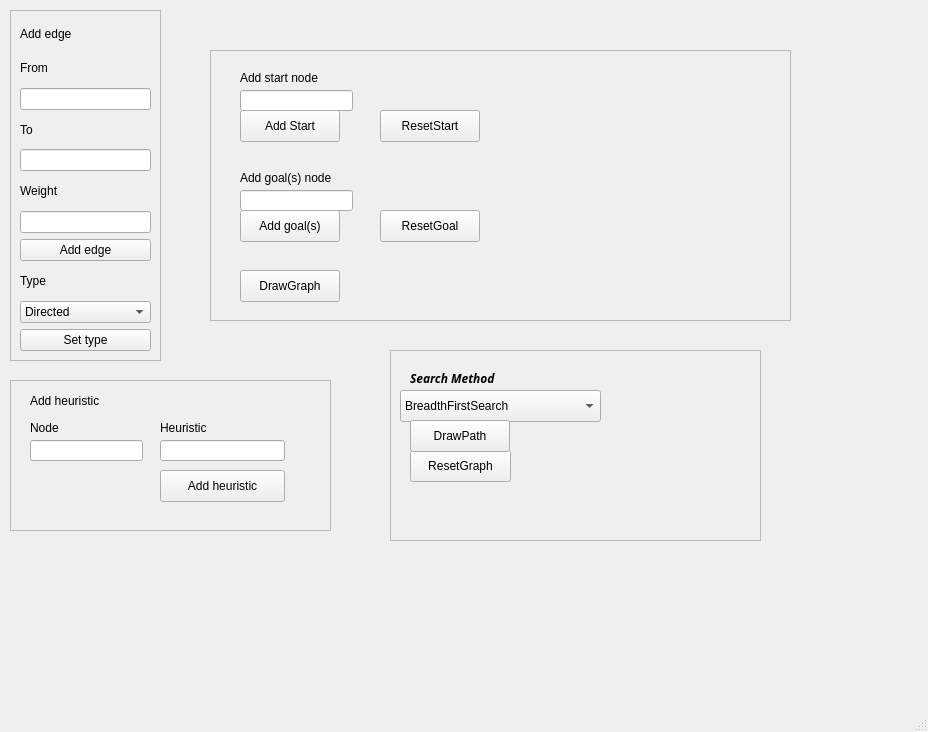
<?xml version="1.0" encoding="UTF-8"?>
<ui version="4.0">
 <class>MainWindow</class>
 <widget class="QMainWindow" name="MainWindow">
  <property name="geometry">
   <rect>
    <x>0</x>
    <y>0</y>
    <width>928</width>
    <height>732</height>
   </rect>
  </property>
  <property name="windowTitle">
   <string>MainWindow</string>
  </property>
  <property name="styleSheet">
   <string notr="true">background-image: url(:/newPrefix/Optimized-AI_image_Google-1024x576.jpg);</string>
  </property>
  <widget class="QWidget" name="centralwidget">
   <widget class="QFrame" name="frame_3">
    <property name="geometry">
     <rect>
      <x>210</x>
      <y>50</y>
      <width>581</width>
      <height>271</height>
     </rect>
    </property>
    <property name="frameShape">
     <enum>QFrame::StyledPanel</enum>
    </property>
    <property name="frameShadow">
     <enum>QFrame::Raised</enum>
    </property>
    <widget class="QPushButton" name="AddGoalsButton">
     <property name="geometry">
      <rect>
       <x>30</x>
       <y>160</y>
       <width>100</width>
       <height>32</height>
      </rect>
     </property>
     <property name="text">
      <string>Add goal(s)</string>
     </property>
    </widget>
    <widget class="QLineEdit" name="StartNodeBox">
     <property name="geometry">
      <rect>
       <x>30</x>
       <y>40</y>
       <width>113</width>
       <height>21</height>
      </rect>
     </property>
     <property name="text">
      <string/>
     </property>
    </widget>
    <widget class="QLabel" name="label_7">
     <property name="geometry">
      <rect>
       <x>30</x>
       <y>120</y>
       <width>111</width>
       <height>16</height>
      </rect>
     </property>
     <property name="text">
      <string>Add goal(s) node</string>
     </property>
    </widget>
    <widget class="QLineEdit" name="GoalNodeBox">
     <property name="geometry">
      <rect>
       <x>30</x>
       <y>140</y>
       <width>113</width>
       <height>21</height>
      </rect>
     </property>
     <property name="text">
      <string/>
     </property>
    </widget>
    <widget class="QPushButton" name="AddStartNodeButton">
     <property name="geometry">
      <rect>
       <x>30</x>
       <y>60</y>
       <width>100</width>
       <height>32</height>
      </rect>
     </property>
     <property name="text">
      <string>Add Start</string>
     </property>
    </widget>
    <widget class="QLabel" name="label_6">
     <property name="geometry">
      <rect>
       <x>30</x>
       <y>20</y>
       <width>91</width>
       <height>16</height>
      </rect>
     </property>
     <property name="text">
      <string>Add start node</string>
     </property>
    </widget>
    <widget class="QPushButton" name="DrawGraphButton">
     <property name="geometry">
      <rect>
       <x>30</x>
       <y>220</y>
       <width>100</width>
       <height>32</height>
      </rect>
     </property>
     <property name="text">
      <string>DrawGraph</string>
     </property>
    </widget>
    <widget class="QPushButton" name="ResetStartButton">
     <property name="geometry">
      <rect>
       <x>170</x>
       <y>60</y>
       <width>100</width>
       <height>32</height>
      </rect>
     </property>
     <property name="text">
      <string>ResetStart</string>
     </property>
    </widget>
    <widget class="QPushButton" name="ResetGoalButton">
     <property name="geometry">
      <rect>
       <x>170</x>
       <y>160</y>
       <width>100</width>
       <height>32</height>
      </rect>
     </property>
     <property name="text">
      <string>ResetGoal</string>
     </property>
    </widget>
    <zorder>AddGoalsButton</zorder>
    <zorder>StartNodeBox</zorder>
    <zorder>GoalNodeBox</zorder>
    <zorder>AddStartNodeButton</zorder>
    <zorder>label_6</zorder>
    <zorder>label_7</zorder>
    <zorder>DrawGraphButton</zorder>
    <zorder>ResetStartButton</zorder>
    <zorder>ResetGoalButton</zorder>
   </widget>
   <widget class="QFrame" name="frame_2">
    <property name="geometry">
     <rect>
      <x>390</x>
      <y>350</y>
      <width>371</width>
      <height>191</height>
     </rect>
    </property>
    <property name="autoFillBackground">
     <bool>false</bool>
    </property>
    <property name="frameShape">
     <enum>QFrame::StyledPanel</enum>
    </property>
    <property name="frameShadow">
     <enum>QFrame::Raised</enum>
    </property>
    <widget class="QComboBox" name="AlgoSelectBox">
     <property name="geometry">
      <rect>
       <x>10</x>
       <y>40</y>
       <width>201</width>
       <height>32</height>
      </rect>
     </property>
     <item>
      <property name="text">
       <string>BreadthFirstSearch</string>
      </property>
     </item>
     <item>
      <property name="text">
       <string>DepthFirstSearch</string>
      </property>
     </item>
     <item>
      <property name="text">
       <string>UniformCostSearch</string>
      </property>
     </item>
     <item>
      <property name="text">
       <string>IterativeDeepeningSearch</string>
      </property>
     </item>
     <item>
      <property name="text">
       <string>GreedySearch</string>
      </property>
     </item>
     <item>
      <property name="text">
       <string>AStarSearch</string>
      </property>
     </item>
    </widget>
    <widget class="QLabel" name="label">
     <property name="geometry">
      <rect>
       <x>20</x>
       <y>20</y>
       <width>111</width>
       <height>16</height>
      </rect>
     </property>
     <property name="font">
      <font>
       <family>.AppleTraditionalChineseFont</family>
       <weight>75</weight>
       <italic>true</italic>
       <bold>true</bold>
       <underline>false</underline>
      </font>
     </property>
     <property name="text">
      <string>Search Method</string>
     </property>
    </widget>
    <widget class="QPushButton" name="ResetGraphButton">
     <property name="geometry">
      <rect>
       <x>20</x>
       <y>100</y>
       <width>101</width>
       <height>32</height>
      </rect>
     </property>
     <property name="text">
      <string>ResetGraph</string>
     </property>
    </widget>
    <widget class="QPushButton" name="DrawPathButton">
     <property name="geometry">
      <rect>
       <x>20</x>
       <y>70</y>
       <width>100</width>
       <height>32</height>
      </rect>
     </property>
     <property name="autoFillBackground">
      <bool>false</bool>
     </property>
     <property name="text">
      <string>DrawPath</string>
     </property>
    </widget>
   </widget>
   <widget class="QFrame" name="frame_4">
    <property name="geometry">
     <rect>
      <x>10</x>
      <y>380</y>
      <width>321</width>
      <height>151</height>
     </rect>
    </property>
    <property name="frameShape">
     <enum>QFrame::StyledPanel</enum>
    </property>
    <property name="frameShadow">
     <enum>QFrame::Raised</enum>
    </property>
    <widget class="QPushButton" name="AddHeuristicButton">
     <property name="geometry">
      <rect>
       <x>150</x>
       <y>90</y>
       <width>125</width>
       <height>32</height>
      </rect>
     </property>
     <property name="text">
      <string>Add heuristic</string>
     </property>
    </widget>
    <widget class="QLabel" name="label_9">
     <property name="geometry">
      <rect>
       <x>150</x>
       <y>40</y>
       <width>58</width>
       <height>16</height>
      </rect>
     </property>
     <property name="text">
      <string>Heuristic</string>
     </property>
    </widget>
    <widget class="QLineEdit" name="HeuristicBox">
     <property name="geometry">
      <rect>
       <x>150</x>
       <y>60</y>
       <width>125</width>
       <height>21</height>
      </rect>
     </property>
    </widget>
    <widget class="QLineEdit" name="CurrentNodeHeuristicBox">
     <property name="geometry">
      <rect>
       <x>20</x>
       <y>60</y>
       <width>113</width>
       <height>21</height>
      </rect>
     </property>
    </widget>
    <widget class="QLabel" name="label_8">
     <property name="geometry">
      <rect>
       <x>20</x>
       <y>40</y>
       <width>58</width>
       <height>16</height>
      </rect>
     </property>
     <property name="text">
      <string>Node</string>
     </property>
    </widget>
    <widget class="QLabel" name="label_4">
     <property name="geometry">
      <rect>
       <x>20</x>
       <y>10</y>
       <width>125</width>
       <height>22</height>
      </rect>
     </property>
     <property name="text">
      <string>Add heuristic</string>
     </property>
    </widget>
   </widget>
   <widget class="QFrame" name="frame_5">
    <property name="geometry">
     <rect>
      <x>10</x>
      <y>10</y>
      <width>151</width>
      <height>351</height>
     </rect>
    </property>
    <property name="frameShape">
     <enum>QFrame::StyledPanel</enum>
    </property>
    <property name="frameShadow">
     <enum>QFrame::Raised</enum>
    </property>
    <layout class="QVBoxLayout" name="verticalLayout">
     <item>
      <widget class="QLabel" name="label_5">
       <property name="text">
        <string>Add edge</string>
       </property>
      </widget>
     </item>
     <item>
      <widget class="QLabel" name="label_3">
       <property name="text">
        <string>From</string>
       </property>
      </widget>
     </item>
     <item>
      <widget class="QLineEdit" name="FromBox">
       <property name="text">
        <string/>
       </property>
      </widget>
     </item>
     <item>
      <widget class="QLabel" name="label_10">
       <property name="text">
        <string>To</string>
       </property>
      </widget>
     </item>
     <item>
      <widget class="QLineEdit" name="ToBox">
       <property name="text">
        <string/>
       </property>
      </widget>
     </item>
     <item>
      <widget class="QLabel" name="label_11">
       <property name="text">
        <string>Weight</string>
       </property>
      </widget>
     </item>
     <item>
      <widget class="QLineEdit" name="WeightBox"/>
     </item>
     <item>
      <widget class="QPushButton" name="AddEdgeButton">
       <property name="text">
        <string>Add edge</string>
       </property>
      </widget>
     </item>
     <item>
      <widget class="QLabel" name="label_2">
       <property name="text">
        <string>Type</string>
       </property>
      </widget>
     </item>
     <item>
      <widget class="QComboBox" name="DirectionBox">
       <item>
        <property name="text">
         <string>Directed</string>
        </property>
       </item>
       <item>
        <property name="text">
         <string>UnDirected</string>
        </property>
       </item>
      </widget>
     </item>
     <item>
      <widget class="QPushButton" name="SetTypeButton">
       <property name="text">
        <string>Set type</string>
       </property>
      </widget>
     </item>
    </layout>
   </widget>
  </widget>
  <widget class="QMenuBar" name="menubar">
   <property name="geometry">
    <rect>
     <x>0</x>
     <y>0</y>
     <width>928</width>
     <height>25</height>
    </rect>
   </property>
  </widget>
  <widget class="QStatusBar" name="statusbar"/>
 </widget>
 <resources>
  <include location="background.qrc"/>
 </resources>
 <connections/>
</ui>
